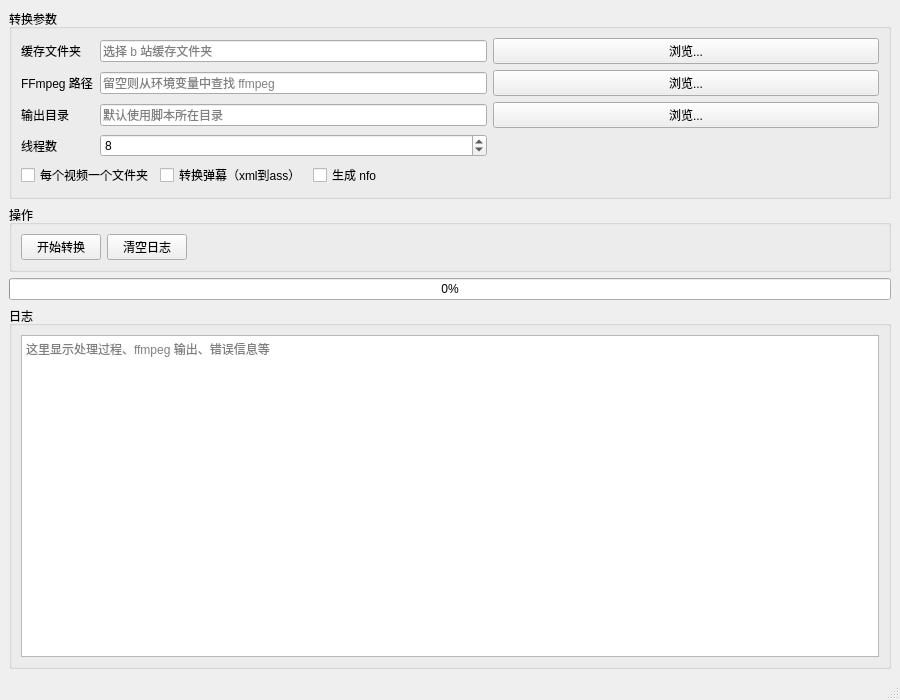
<?xml version="1.0" encoding="UTF-8"?>
<ui version="4.0">
 <class>MainWindow</class>
 <widget class="QMainWindow" name="MainWindow">
  <property name="geometry">
   <rect>
    <x>0</x>
    <y>0</y>
    <width>900</width>
    <height>700</height>
   </rect>
  </property>
  <property name="windowTitle">
   <string>B站缓存转码工具</string>
  </property>
  <widget class="QWidget" name="centralwidget">
   <layout class="QVBoxLayout" name="verticalLayout">
    <item>
     <widget class="QGroupBox" name="groupBoxConfig">
      <property name="title">
       <string>转换参数</string>
      </property>
      <layout class="QGridLayout" name="gridLayoutConfig">
       <item row="0" column="0">
        <widget class="QLabel" name="labelFile">
         <property name="text">
          <string>缓存文件夹</string>
         </property>
        </widget>
       </item>
       <item row="0" column="1">
        <widget class="QLineEdit" name="lineEditFile">
         <property name="placeholderText">
          <string>选择 b 站缓存文件夹</string>
         </property>
        </widget>
       </item>
       <item row="0" column="2">
        <widget class="QPushButton" name="pushButtonBrowseFile">
         <property name="text">
          <string>浏览...</string>
         </property>
        </widget>
       </item>
       <item row="1" column="0">
        <widget class="QLabel" name="labelFfmpeg">
         <property name="text">
          <string>FFmpeg 路径</string>
         </property>
        </widget>
       </item>
       <item row="1" column="1">
        <widget class="QLineEdit" name="lineEditFfmpeg">
         <property name="placeholderText">
          <string>留空则从环境变量中查找 ffmpeg</string>
         </property>
        </widget>
       </item>
       <item row="1" column="2">
        <widget class="QPushButton" name="pushButtonBrowseFfmpeg">
         <property name="text">
          <string>浏览...</string>
         </property>
        </widget>
       </item>
       <item row="2" column="0">
        <widget class="QLabel" name="labelOutput">
         <property name="text">
          <string>输出目录</string>
         </property>
        </widget>
       </item>
       <item row="2" column="1">
        <widget class="QLineEdit" name="lineEditOutput">
         <property name="placeholderText">
          <string>默认使用脚本所在目录</string>
         </property>
        </widget>
       </item>
       <item row="2" column="2">
        <widget class="QPushButton" name="pushButtonBrowseOutput">
         <property name="text">
          <string>浏览...</string>
         </property>
        </widget>
       </item>
       <item row="3" column="0">
        <widget class="QLabel" name="labelThread">
         <property name="text">
          <string>线程数</string>
         </property>
        </widget>
       </item>
       <item row="3" column="1">
        <widget class="QSpinBox" name="spinBoxThread">
         <property name="minimum">
          <number>1</number>
         </property>
         <property name="maximum">
          <number>9999</number>
         </property>
         <property name="value">
          <number>8</number>
         </property>
        </widget>
       </item>
       <item row="3" column="2">
        <spacer name="horizontalSpacerTopRight">
         <property name="orientation">
          <enum>Qt::Orientation::Horizontal</enum>
         </property>
         <property name="sizeHint" stdset="0">
          <size>
           <width>40</width>
           <height>20</height>
          </size>
         </property>
        </spacer>
       </item>
       <item row="4" column="0" colspan="3">
        <layout class="QHBoxLayout" name="horizontalLayoutOptions">
         <item>
          <widget class="QCheckBox" name="checkBoxFolder">
           <property name="text">
            <string>每个视频一个文件夹</string>
           </property>
          </widget>
         </item>
         <item>
          <widget class="QCheckBox" name="checkBoxDanmaku">
           <property name="text">
            <string>转换弹幕（xml到ass）</string>
           </property>
          </widget>
         </item>
         <item>
          <widget class="QCheckBox" name="checkBoxNfo">
           <property name="cursor">
            <cursorShape>WhatsThisCursor</cursorShape>
           </property>
           <property name="toolTip">
            <string notr="true">NFO 文件（Information）是一种包含了电影、剧集或软件详细元数据（如演员、导演、简介、海报链接）的文本文件。</string>
           </property>
           <property name="text">
            <string>生成 nfo</string>
           </property>
          </widget>
         </item>
         <item>
          <spacer name="horizontalSpacerOptions">
           <property name="orientation">
            <enum>Qt::Orientation::Horizontal</enum>
           </property>
           <property name="sizeHint" stdset="0">
            <size>
             <width>40</width>
             <height>20</height>
            </size>
           </property>
          </spacer>
         </item>
        </layout>
       </item>
      </layout>
     </widget>
    </item>
    <item>
     <widget class="QGroupBox" name="groupBoxAction">
      <property name="title">
       <string>操作</string>
      </property>
      <layout class="QHBoxLayout" name="horizontalLayoutAction">
       <item>
        <widget class="QPushButton" name="pushButtonStart">
         <property name="text">
          <string>开始转换</string>
         </property>
        </widget>
       </item>
       <item>
        <widget class="QPushButton" name="pushButtonClearLog">
         <property name="text">
          <string>清空日志</string>
         </property>
        </widget>
       </item>
       <item>
        <spacer name="horizontalSpacerAction">
         <property name="orientation">
          <enum>Qt::Orientation::Horizontal</enum>
         </property>
         <property name="sizeHint" stdset="0">
          <size>
           <width>40</width>
           <height>20</height>
          </size>
         </property>
        </spacer>
       </item>
      </layout>
     </widget>
    </item>
    <item>
     <widget class="QProgressBar" name="progressBar">
      <property name="value">
       <number>0</number>
      </property>
      <property name="textVisible">
       <bool>true</bool>
      </property>
      <property name="format">
       <string>%p%</string>
      </property>
     </widget>
    </item>
    <item>
     <widget class="QGroupBox" name="groupBoxLog">
      <property name="title">
       <string>日志</string>
      </property>
      <layout class="QVBoxLayout" name="verticalLayoutLog">
       <item>
        <widget class="QPlainTextEdit" name="plainTextEditLog">
         <property name="readOnly">
          <bool>true</bool>
         </property>
         <property name="placeholderText">
          <string>这里显示处理过程、ffmpeg 输出、错误信息等</string>
         </property>
        </widget>
       </item>
      </layout>
     </widget>
    </item>
   </layout>
  </widget>
  <widget class="QMenuBar" name="menubar">
   <property name="geometry">
    <rect>
     <x>0</x>
     <y>0</y>
     <width>900</width>
     <height>25</height>
    </rect>
   </property>
  </widget>
  <widget class="QStatusBar" name="statusbar"/>
 </widget>
 <resources/>
 <connections/>
</ui>
